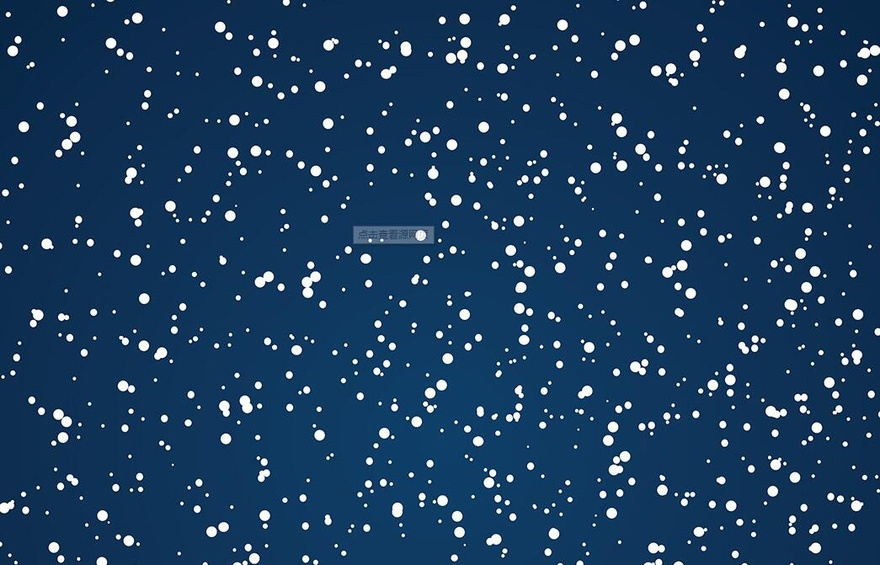
#> input picture python/OpenCV/c2/s2.jpg, 880 x 565 px, shrunk from 1045 x 671 before the run
$ python l2.py
#> lines starting #> are read from the running program, lines starting #| are printed output that depends on the picture; after the words box and inside, x2 and y2 are one past the last pixel; in counts of white or black regions, pixels touching at a corner belong together
import cv2
import numpy as np
import matplotlib
matplotlib.use("TkAgg")
import matplotlib.pyplot as plt
debug = 1

matplotlib.rcParams['font.family'] = 'Hei'


### 模糊

def blur():
    img = cv2.imread('s2.jpg')
#> img is the input picture: shape (565, 880, 3); mean B, G, R 95.9, 61.7, 27.7
    dst = cv2.blur(img,(9,9))
    cv2.imwrite('blur.jpg',dst)
    dst = cv2.GaussianBlur(img, (15, 15), 0)
    cv2.imwrite('GaussianBlur.jpg', dst)
    dst = cv2.medianBlur(img, 15)
    cv2.imwrite('medianBlur.jpg', dst)
    f, axarr = plt.subplots(1, 4)
    axarr[0].imshow(cv2.imread('s2.jpg'))
    axarr[0].set_title('原图')
    axarr[1].imshow(cv2.imread('blur.jpg'))
    axarr[1].set_title('blur')
    axarr[2].imshow(cv2.imread('GaussianBlur.jpg'))
    axarr[2].set_title('GaussianBlur')
    axarr[3].imshow(cv2.imread('medianBlur.jpg'))
    axarr[3].set_title('medianBlur')
    plt.show()
#> figure, not shown here; B, G, R data is drawn as R, G, B


def dilateAerode():
    img = cv2.imread('s2.jpg')
    kernel = cv2.getStructuringElement(cv2.MORPH_RECT,(5,5))
    dst = cv2.dilate(img,kernel)
    cv2.imwrite('dilate.jpg', dst)
    dst = cv2.erode(img, kernel)
    cv2.imwrite('erode.jpg', dst)
    f, axarr = plt.subplots(1, 3)
    axarr[0].imshow(cv2.imread('s2.jpg'))
    axarr[0].set_title('原图')
    axarr[1].imshow(cv2.imread('dilate.jpg'))
    axarr[1].set_title('dilate')
    axarr[2].imshow(cv2.imread('erode.jpg'))
    axarr[2].set_title('erode')
    plt.show()
#> figure, not shown here; B, G, R data is drawn as R, G, B


### 边缘保留滤波
def bilateralFilterApyrMeanShiftFiltering():
    img = cv2.imread('s3.jpg')
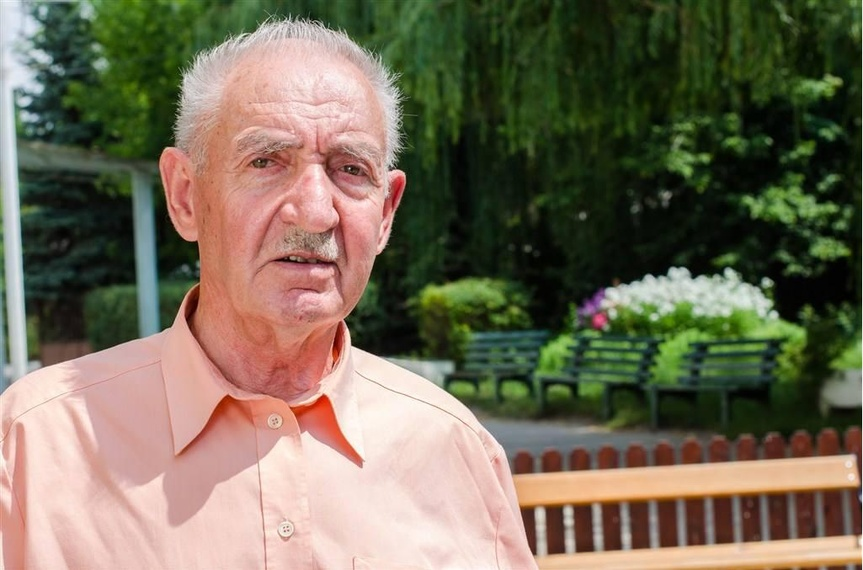
#> input picture python/OpenCV/c2/s3.jpg, 863 x 570 px, shrunk from 1025 x 677 before the run
#> img is the input picture: shape (570, 863, 3); mean B, G, R 88.3, 108.6, 117.3
    dst = cv2.bilateralFilter(img, 0,150,15)
#> dst: shape (570, 863, 3)
    cv2.imwrite('bilateralFilter.jpg', dst)
    dst = cv2.pyrMeanShiftFiltering(img, 10, 50)
    cv2.imwrite('pyrMeanShiftFiltering.jpg', dst)
    f, axarr = plt.subplots(1, 3)
    axarr[0].imshow(cv2.imread('s3.jpg'))
    axarr[0].set_title('原图')
    axarr[1].imshow(cv2.imread('bilateralFilter.jpg'))
    axarr[1].set_title('bilateralFilter')
    axarr[2].imshow(cv2.imread('pyrMeanShiftFiltering.jpg'))
    axarr[2].set_title('pyrMeanShiftFiltering')
    plt.show()
#> figure, not shown here; B, G, R data is drawn as R, G, B

### 自定义滤波


### 形态学操作

def morphologyEx():
    img = cv2.imread('s2.jpg')
    kernel = cv2.getStructuringElement(cv2.MORPH_RECT, (5, 5))
    dst = cv2.morphologyEx(img, cv2.MORPH_DILATE, kernel)
    cv2.imwrite('MORPH_DILATE.jpg', dst)
    dst = cv2.morphologyEx(img, cv2.MORPH_ERODE, kernel)
    cv2.imwrite('MORPH_ERODE.jpg', dst)
    dst = cv2.morphologyEx(img, cv2.MORPH_OPEN, kernel)
#> dst: shape (565, 880, 3)
    cv2.imwrite('MORPH_OPEN.jpg', dst)
    dst = cv2.morphologyEx(img, cv2.MORPH_CLOSE, kernel)
    cv2.imwrite('MORPH_CLOSE.jpg', dst)
    dst = cv2.morphologyEx(img, cv2.MORPH_BLACKHAT, kernel)
    cv2.imwrite('MORPH_BLACKHAT.jpg', dst)
    dst = cv2.morphologyEx(img, cv2.MORPH_TOPHAT, kernel)
    cv2.imwrite('MORPH_TOPHAT.jpg', dst)
    dst = cv2.morphologyEx(img, cv2.MORPH_GRADIENT, kernel)
    cv2.imwrite('MORPH_GRADIENT.jpg', dst)

    f, axarr = plt.subplots(2, 4)
    axarr[0,0].imshow(cv2.imread('s2.jpg'))
    axarr[0,0].set_title('原图')
    axarr[0, 1].imshow(cv2.imread('MORPH_DILATE.jpg'))
    axarr[0, 1].set_title('MORPH_DILATE')
    axarr[0, 2].imshow(cv2.imread('MORPH_ERODE.jpg'))
    axarr[0, 2].set_title('MORPH_ERODE')
    axarr[0, 3].imshow(cv2.imread('MORPH_OPEN.jpg'))
    axarr[0, 3].set_title('MORPH_OPEN')
    axarr[1, 0].imshow(cv2.imread('MORPH_CLOSE.jpg'))
    axarr[1, 0].set_title('MORPH_CLOSE')
    axarr[1, 1].imshow(cv2.imread('MORPH_BLACKHAT.jpg'))
    axarr[1, 1].set_title('MORPH_BLACKHAT')
    axarr[1, 2].imshow(cv2.imread('MORPH_TOPHAT.jpg'))
    axarr[1, 2].set_title('MORPH_TOPHAT')
    axarr[1, 3].imshow(cv2.imread('MORPH_GRADIENT.jpg'))
    axarr[1, 3].set_title('MORPH_GRADIENT')
    plt.show()
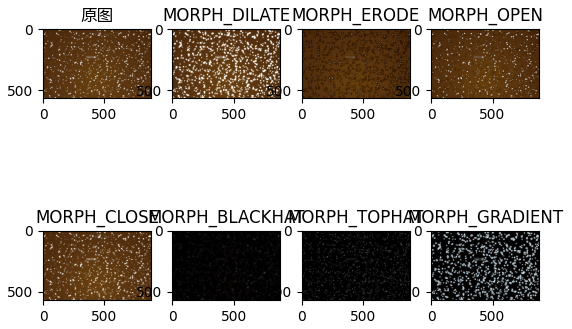
#> figure drawn by matplotlib, 8 panels; B, G, R data is drawn as R, G, B

### 阈值化

def threshold():
    img = cv2.imread('s5.jpg')
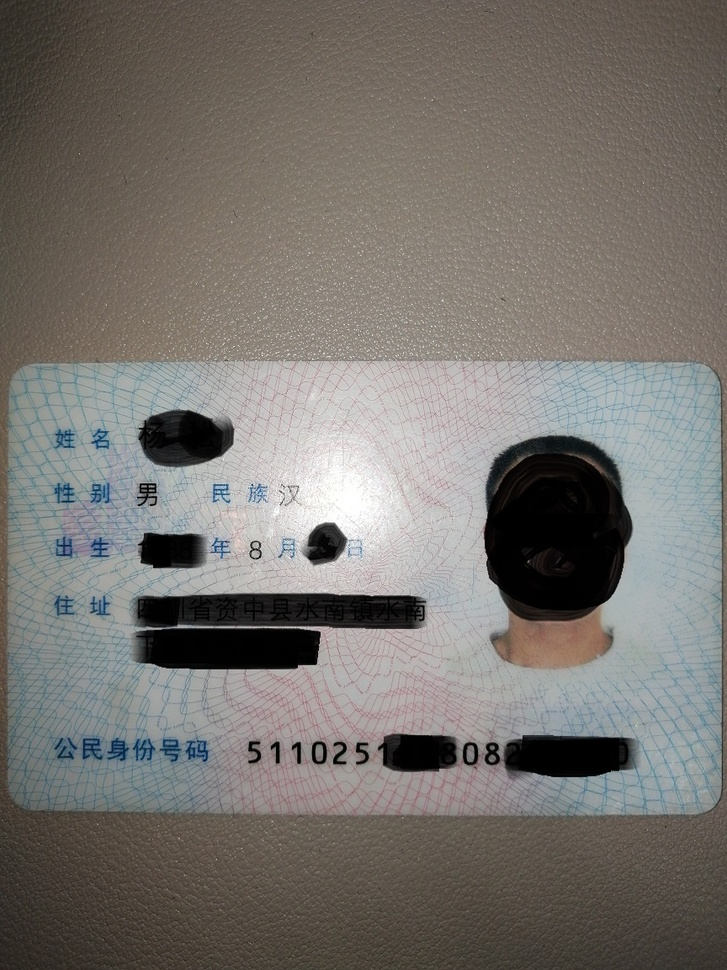
#> input picture python/OpenCV/c2/s5.jpg, 727 x 970 px, shrunk from 864 x 1152 before the run
#> img is the input picture: shape (970, 727, 3); mean B, G, R 110.3, 114.9, 118.7
    gray = cv2.cvtColor(img, cv2.COLOR_BGR2GRAY)
    retval, dst = cv2.threshold(gray,127,255,cv2.THRESH_BINARY)
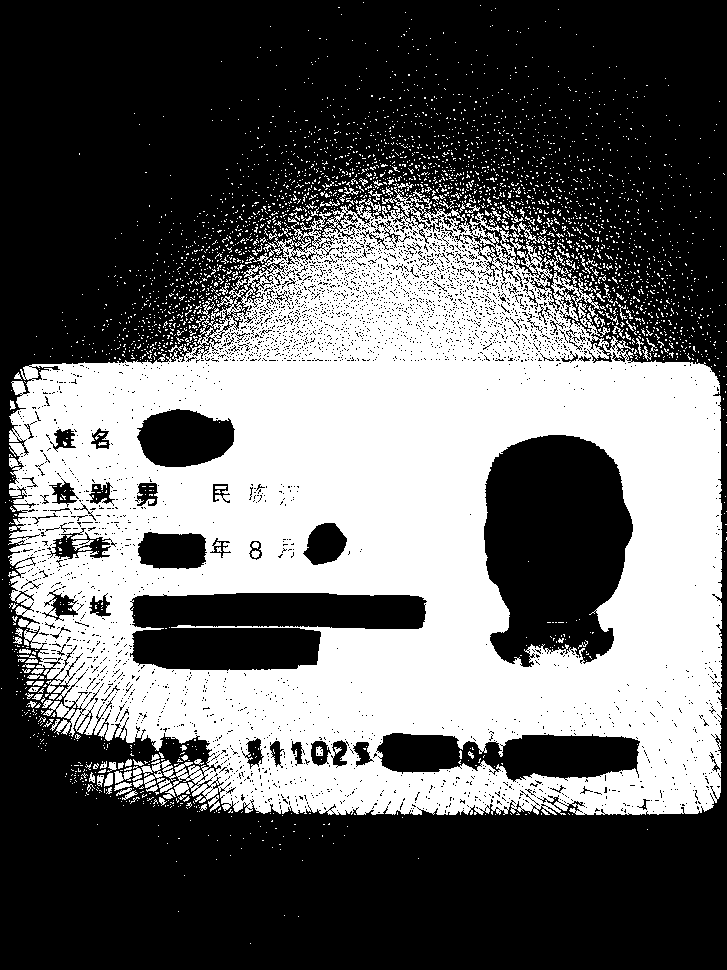
#> dst: shape (970, 727); 39.9% white; 3043 white regions (2920 under 20 px), largest, box (x1, y1, x2, y2) and area: (8, 187, 722, 815) 267940, (510, 222, 546, 244) 197, (245, 242, 282, 264) 174
    cv2.imwrite('THRESH_BINARY.jpg', dst)
    retval, dst = cv2.threshold(gray, 127, 255, cv2.THRESH_BINARY_INV)
    cv2.imwrite('THRESH_BINARY_INV.jpg', dst)
    retval, dst = cv2.threshold(gray, 127, 255, cv2.THRESH_TRUNC)
    cv2.imwrite('THRESH_TRUNC.jpg', dst)
    retval, dst = cv2.threshold(gray, 127, 255, cv2.THRESH_TOZERO)
    cv2.imwrite('THRESH_TOZERO.jpg', dst)
    retval, dst = cv2.threshold(gray, 127, 255, cv2.THRESH_TOZERO_INV)
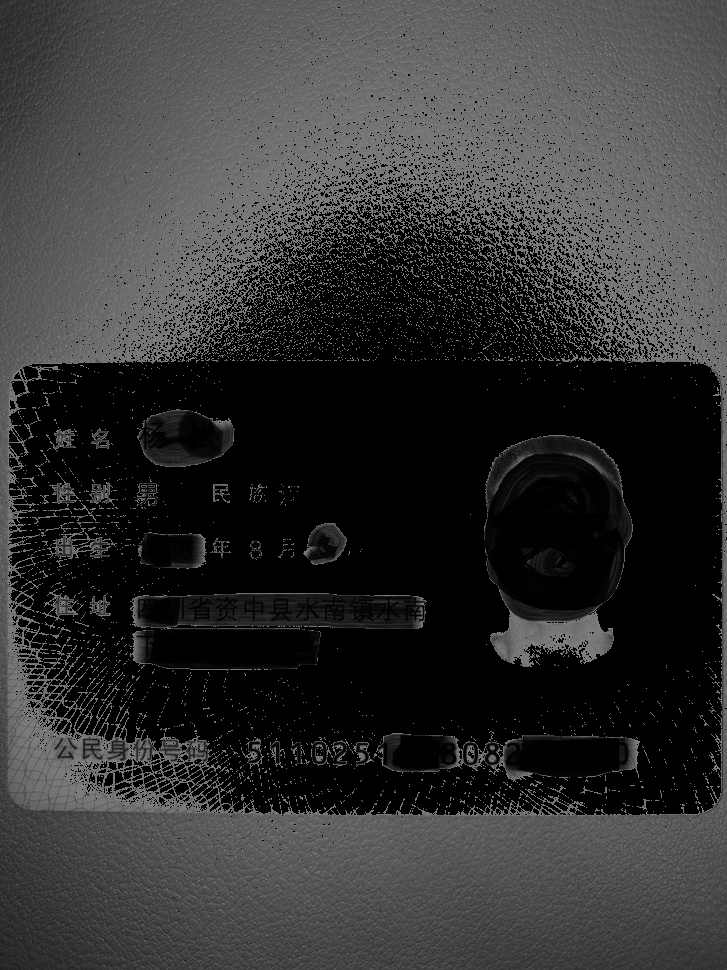
#> dst: shape (970, 727); min 0, max 127, mean 50.4
    cv2.imwrite('THRESH_TOZERO_INV.jpg', dst)
    dst = cv2.adaptiveThreshold(gray, 255, cv2.ADAPTIVE_THRESH_GAUSSIAN_C,cv2.THRESH_BINARY, 15,10)
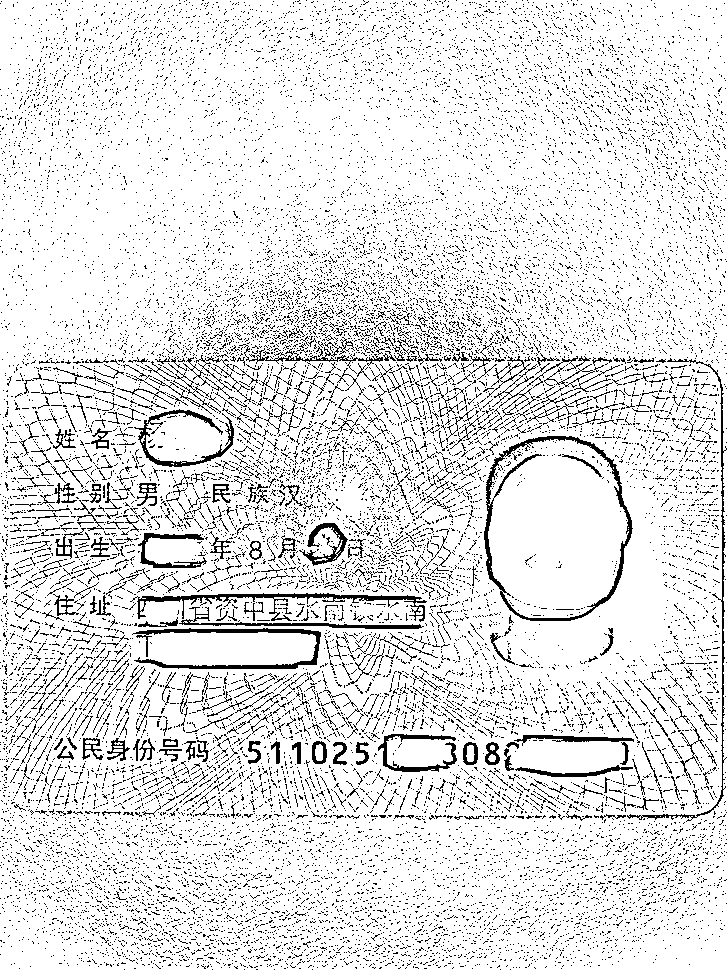
#> dst: shape (970, 727); 89% white; black in thin lines or dots
    cv2.imwrite('ADAPTIVE_THRESH_GAUSSIAN_C.jpg', dst)
    f, axarr = plt.subplots(2, 4)
    axarr[0, 0].imshow(cv2.imread('s5.jpg'))
    axarr[0, 0].set_title('原图')
    axarr[0, 1].imshow(cv2.imread('THRESH_BINARY.jpg'))
    axarr[0, 1].set_title('THRESH_BINARY')
    axarr[0, 2].imshow(cv2.imread('THRESH_BINARY_INV.jpg'))
    axarr[0, 2].set_title('THRESH_BINARY_INV')
    axarr[0, 3].imshow(cv2.imread('THRESH_TRUNC.jpg'))
    axarr[0, 3].set_title('THRESH_TRUNC')
    axarr[1, 0].imshow(cv2.imread('THRESH_TOZERO.jpg'))
    axarr[1, 0].set_title('THRESH_TOZERO')
    axarr[1, 1].imshow(cv2.imread('THRESH_TOZERO_INV.jpg'))
    axarr[1, 1].set_title('THRESH_TOZERO_INV')
    axarr[1, 2].imshow(cv2.imread('ADAPTIVE_THRESH_GAUSSIAN_C.jpg'))
    axarr[1, 2].set_title('ADAPTIVE_THRESH_GAUSSIAN_C')
    plt.show()
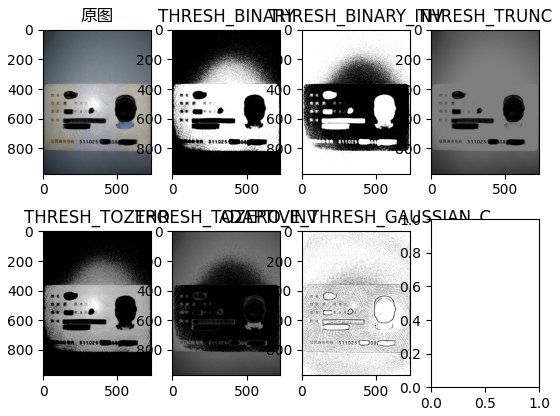
#> figure drawn by matplotlib, 7 panels; B, G, R data is drawn as R, G, B

def main():
   blur()
   dilateAerode()
   bilateralFilterApyrMeanShiftFiltering()
   morphologyEx()
   threshold()

main()
